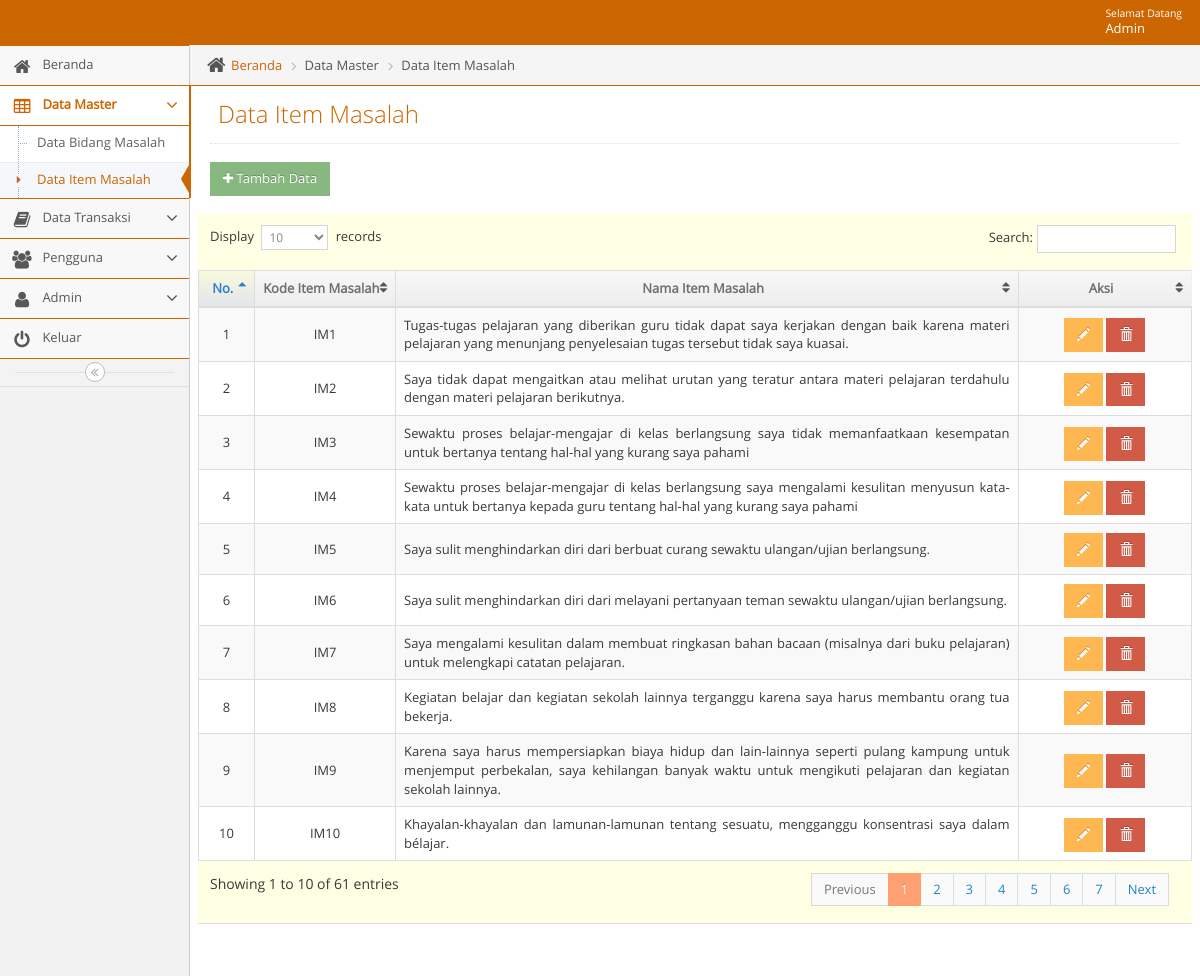
Page /admin/adminmainapp.php?unit=item_masalah_unit&act=datagrid (signed in) on the earlier database version.
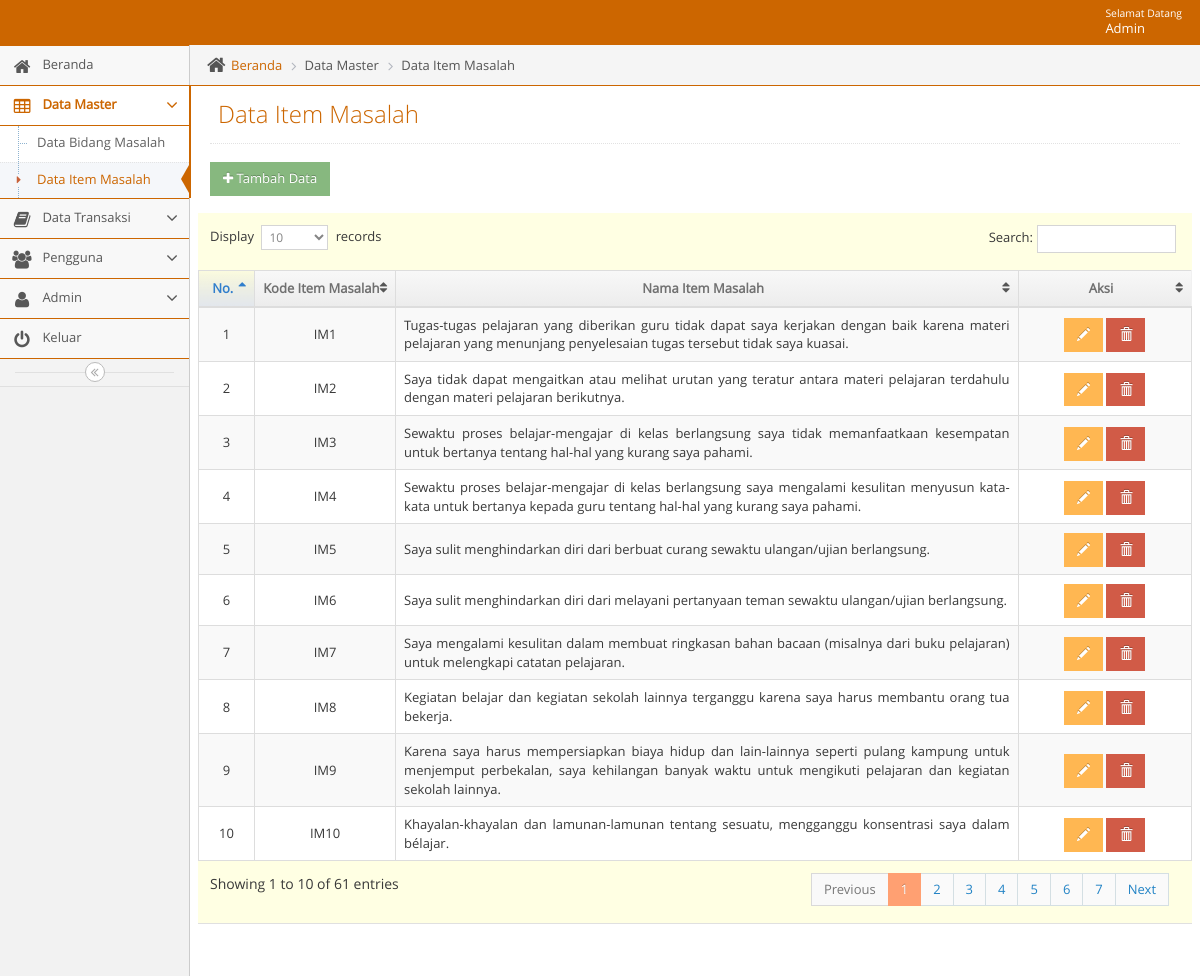
Same page on the later database version.
### tables this page shows
CREATE TABLE `t_item_masalah` (
  `id_item_masalah` int(11) NOT NULL,
  `kode_item_masalah` varchar(5) NOT NULL,
  `nama_item_masalah` varchar(500) NOT NULL
);

### admin/unit/item_masalah_unit.php (the view, shortened to what this page needs)
<?php
$act = $_GET['act'];
switch($act){
    case "datagrid":
        ?>
<?php
include("../admin/leftbar.php");
?>
<div class="main-content">
    <div class="main-content-inner">
	<div class="breadcrumbs ace-save-state" id="breadcrumbs">
            <ul class="breadcrumb">
                <li>
                    <i class="ace-icon fa fa-home home-icon"></i>
                    <a href="adminmainapp.php?unit=dashboard">Beranda</a>
                </li>
                <li>Data Master</li>
		<li>Data Item Masalah</li>
            </ul>
	</div>
        <div class="page-content">
            <div class="page-header">
                <h1>Data Item Masalah
                </h1>
            </div>
                <h1>
                    <a href="?unit=item_masalah_unit&act=input">
                        <button class="btn btn-sm btn-success"><i class="fa fa-plus"></i> Tambah Data</button>
                    </a>
                </h1>
            <div class="row">
                <div class="col-xs-12">
                    <div class="row">
                        <div class="box box-primary">
                            <div class="box-body table-responsive padding">
                              <table id="datatable" class="table table-striped table-bordered table-hover">
                                <thead>
                                    <tr>
                                        <th style="text-align: center; width: 7%">No.</th>
                                        <th style="text-align: center; width: 15%">Kode Item Masalah</th>
                                        <th style="text-align: center; width: 60%">Nama Item Masalah</th>
                                        <th style="text-align: center; width: 18%">Aksi</th>
                                    </tr>
                                </thead>
                                <tbody>
                                    <?php $no=1;
                                    $qdatagrid =" SELECT * FROM t_item_masalah ";
                                    $rdatagrid = mysqli_query($mysqli, $qdatagrid);
                                    while($ddatagrid=mysqli_fetch_assoc($rdatagrid)) {
                                        echo "
                                        <tr>
                                             <td style= text-align:center;vertical-align:middle>$no</td>
                                             <td style= text-align:center;vertical-align:middle >$ddatagrid[kode_item_masalah]</td>
                                             <td style= text-align:justify;vertical-align:middle >$ddatagrid[nama_item_masalah]</td>
                                             <td style=text-align:center;vertical-align:middle>
                                                 <a href=?unit=item_masalah_unit&act=update&kode_item_masalah=$ddatagrid[kode_item_masalah] class='btn btn-sm btn-warning glyphicon glyphicon-pencil' ></a>
                                                 <a href=?unit=item_masalah_unit&act=delete&kode_item_masalah=$ddatagrid[kode_item_masalah] class='btn btn-sm btn-danger glyphicon glyphicon-trash' onclick='return confirm(\"Yakin Akan Menghapus Data?\")'></a>
                                             </td>
                                        </tr>
                                        ";
                                        $no++;
                                     }
                                     ?>
                                </tbody>
                                </table>
                            </div>
                        </div>
                    </div>
                </div>
            </div>
        </div>
    </div>
</div>
<?php
include("../admin/footer.php");
?>
	</body>
</html>
 <?php
        break;
            ?>
 <?php
}

Differences in the rows shown:
changed t_item_masalah "IM3": nama_item_masalah "Sewaktu proses belajar-mengajar di kelas berlangsung saya tidak memanfaatkaan kesempatan untuk bertanya tentang hal-hal yang kurang saya pahami" → "Sewaktu proses belajar-mengajar di kelas berlangsung saya tidak memanfaatkaan kesempatan untuk bertanya tentang hal-hal yang kurang saya pahami."
changed t_item_masalah "IM4": nama_item_masalah "…hal-hal yang kurang saya pahami" → "…hal-hal yang kurang saya pahami."
